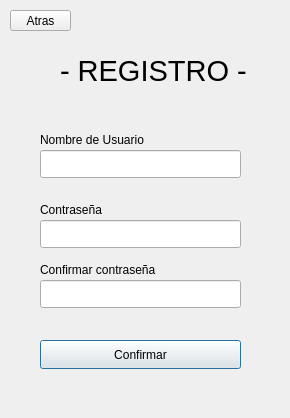
<?xml version="1.0" encoding="UTF-8"?>
<ui version="4.0">
 <class>registroLogin</class>
 <widget class="QDialog" name="registroLogin">
  <property name="geometry">
   <rect>
    <x>0</x>
    <y>0</y>
    <width>290</width>
    <height>418</height>
   </rect>
  </property>
  <property name="windowTitle">
   <string>R E G I S T R O</string>
  </property>
  <property name="autoFillBackground">
   <bool>false</bool>
  </property>
  <property name="styleSheet">
   <string notr="true">QDialog#registroLogin {
    background: qlineargradient(
        x1: 0, y1: 0, 
        x2: 0, y2: 1, 
        stop: 0 #1e2d3b, 
        stop: 1 #121212
    );
}</string>
  </property>
  <property name="sizeGripEnabled">
   <bool>false</bool>
  </property>
  <property name="modal">
   <bool>false</bool>
  </property>
  <widget class="QLineEdit" name="confPassw_lineEdit">
   <property name="geometry">
    <rect>
     <x>40</x>
     <y>280</y>
     <width>201</width>
     <height>28</height>
    </rect>
   </property>
   <property name="echoMode">
    <enum>QLineEdit::EchoMode::Password</enum>
   </property>
  </widget>
  <widget class="QLineEdit" name="password_lineEdit">
   <property name="geometry">
    <rect>
     <x>40</x>
     <y>220</y>
     <width>201</width>
     <height>28</height>
    </rect>
   </property>
   <property name="echoMode">
    <enum>QLineEdit::EchoMode::Password</enum>
   </property>
  </widget>
  <widget class="QLabel" name="label_3">
   <property name="geometry">
    <rect>
     <x>40</x>
     <y>200</y>
     <width>121</width>
     <height>20</height>
    </rect>
   </property>
   <property name="text">
    <string>Contraseña</string>
   </property>
  </widget>
  <widget class="QLabel" name="label">
   <property name="geometry">
    <rect>
     <x>60</x>
     <y>50</y>
     <width>211</width>
     <height>41</height>
    </rect>
   </property>
   <property name="font">
    <font>
     <pointsize>22</pointsize>
    </font>
   </property>
   <property name="text">
    <string>- REGISTRO -</string>
   </property>
  </widget>
  <widget class="QPushButton" name="pushButton">
   <property name="geometry">
    <rect>
     <x>40</x>
     <y>340</y>
     <width>201</width>
     <height>29</height>
    </rect>
   </property>
   <property name="text">
    <string>Confirmar</string>
   </property>
  </widget>
  <widget class="QLabel" name="label_2">
   <property name="geometry">
    <rect>
     <x>40</x>
     <y>130</y>
     <width>141</width>
     <height>20</height>
    </rect>
   </property>
   <property name="text">
    <string>Nombre de Usuario</string>
   </property>
  </widget>
  <widget class="QLabel" name="label_4">
   <property name="geometry">
    <rect>
     <x>40</x>
     <y>260</y>
     <width>151</width>
     <height>20</height>
    </rect>
   </property>
   <property name="text">
    <string>Confirmar contraseña</string>
   </property>
  </widget>
  <widget class="QLineEdit" name="usuario_lineEdit">
   <property name="geometry">
    <rect>
     <x>40</x>
     <y>150</y>
     <width>201</width>
     <height>28</height>
    </rect>
   </property>
  </widget>
  <widget class="QPushButton" name="atras_pushButton">
   <property name="geometry">
    <rect>
     <x>10</x>
     <y>10</y>
     <width>61</width>
     <height>21</height>
    </rect>
   </property>
   <property name="text">
    <string>Atras</string>
   </property>
  </widget>
 </widget>
 <resources/>
 <connections/>
</ui>
